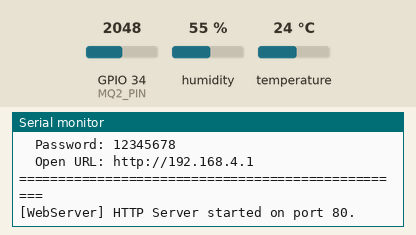
Simulated run of this sketch. Board: ESP32. Shown: the last lines printed to the serial monitor. The test bench sets the inputs (shaded band); at power-on: GPIO 34 (MQ2_PIN) = 2048, humidity 55 %, temperature 24 °C. WiFi joins after 1.5 s; servers stay silent unless stated.

Above: at 2.2 s.
2.3 s: GPIO 34 (MQ2_PIN) set to 2136
At 3.6 s:
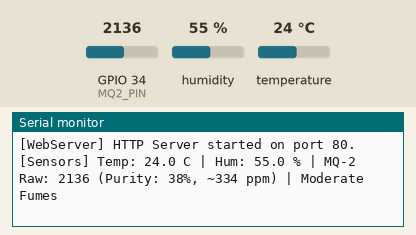
3.8 s: GPIO 34 (MQ2_PIN) set to 2266
At 6.2 s:
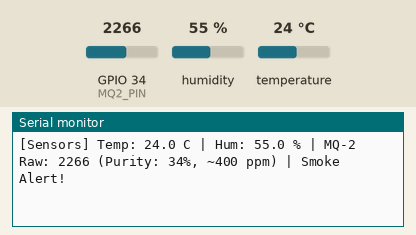

Measured:
- the behaviour switches between 2199 and 2200 on GPIO 34 (MQ2_PIN) (found by bisection; images 1 and 2)
- after the input at 2.3 s, the serial monitor: prints a new line after 0.70 s (image 1)
- after the input at 3.8 s, the serial monitor: prints a new line after 1.2 s (image 2)

The sketch:

air_monitor.ino
```cpp
/* ====================================================================
   ESP32 ROOM AIR MONITOR (Showcase Project)
   - Temperature & Humidity: DHT11 (GPIO 4)
   - Gas & Smoke: MQ-2 Analog (GPIO 34 via Voltage Divider)
   - Built-in Local Web Server with Human-Readable Air Quality Dashboard
   ==================================================================== */

#include <WiFi.h>
#include <WebServer.h>
#include <DHT.h>

// ---------------------- PIN DEFINITIONS -----------------------------
#define DHTPIN 4          // DHT11 Data pin connected to GPIO 4
#define DHTTYPE DHT11     // Adafruit DHT sensor type
#define MQ2_PIN 34        // MQ-2 Analog OUT connected to GPIO 34 (ADC1_CH6)

// ---------------------- WI-FI CONFIGURATION -------------------------
// Set USE_AP to true to broadcast standalone hotspot "AirMonitor"
// Set USE_AP to false to connect to an existing Wi-Fi router
#define USE_AP true

// Hotspot settings (when USE_AP = true)
const char* AP_SSID = "AirMonitor";
const char* AP_PASS = "12345678"; // Min 8 characters

// Router Wi-Fi settings (when USE_AP = false)
const char* STA_SSID = "YOUR_WIFI_SSID";
const char* STA_PASS = "YOUR_WIFI_PASSWORD";

// ---------------------- DEMO / FALLBACK OPTIONS ---------------------
// If your DHT11 hardware is damaged or disconnected, set this to true
// so your showcase project displays realistic ambient values (24°C / 50%)
// rather than an empty/broken display. If a working DHT11 is detected,
// live readings are always used automatically!
#define ENABLE_DEMO_TEMP_HUM true

// ---------------------- OBJECTS & STATE -----------------------------
DHT dht(DHTPIN, DHTTYPE);
WebServer server(80);

unsigned long lastSensorRead = 0;
const unsigned long SENSOR_INTERVAL = 2000; // Read sensors every 2s

float currentTemp = NAN;
float currentHum = NAN;
bool dhtIsLive = false;

int currentGasRaw = 0;
int currentPurity = 100;
int currentPpm = 15;
String currentGasLabel = "Clean";
String currentQualityTier = "Excellent";
String currentAdvice = "Safe & healthy. Air is clean.";

// ---------------------- WEB UI (HTML / CSS / JS) --------------------
// Fully responsive dark UI featuring Human-Readable Air Quality Metrics
const char INDEX_HTML[] PROGMEM = R"rawliteral(
<!DOCTYPE html>
<html lang="en">
<head>
  <meta charset="UTF-8">
  <meta name="viewport" content="width=device-width, initial-scale=1.0">
  <title>Room Air Quality Monitor</title>
  <style>
    :root {
      --bg: #090d16;
      --card-bg: #141c2e;
      --card-border: #23314d;
      --text-main: #f8fafc;
      --text-muted: #94a3b8;
      --good: #22c55e;
      --moderate: #f59e0b;
      --poor: #ef4444;
      --temp-accent: #fb923c;
      --hum-accent: #38bdf8;
      --primary: #3b82f6;
    }
    * { box-sizing: border-box; margin: 0; padding: 0; }
    body {
      font-family: -apple-system, BlinkMacSystemFont, "Segoe UI", Roboto, Helvetica, Arial, sans-serif;
      background-color: var(--bg);
      color: var(--text-main);
      display: flex;
      justify-content: center;
      min-height: 100vh;
      padding: 16px;
    }
    .container {
      width: 100%;
      max-width: 450px;
      display: flex;
      flex-direction: column;
      gap: 16px;
    }
    header {
      background: var(--card-bg);
      border: 1px solid var(--card-border);
      border-radius: 18px;
      padding: 16px 20px;
      display: flex;
      align-items: center;
      justify-content: space-between;
      box-shadow: 0 4px 16px rgba(0, 0, 0, 0.35);
    }
    .brand h1 {
      font-size: 1.25rem;
      font-weight: 700;
      letter-spacing: -0.02em;
    }
    .brand p {
      font-size: 0.78rem;
      color: var(--text-muted);
      margin-top: 2px;
    }
    .connection-status {
      display: flex;
      align-items: center;
      gap: 6px;
      font-size: 0.78rem;
      color: var(--text-muted);
      background: rgba(255, 255, 255, 0.05);
      padding: 6px 12px;
      border-radius: 20px;
    }
    .dot {
      width: 8px;
      height: 8px;
      border-radius: 50%;
      background-color: var(--good);
      box-shadow: 0 0 10px var(--good);
      transition: background-color 0.3s;
    }
    .dot.offline {
      background-color: var(--poor);
      box-shadow: 0 0 10px var(--poor);
    }

    /* Hero Air Quality Card */
    .hero-card {
      background: linear-gradient(145deg, #162036 0%, #101726 100%);
      border: 1px solid var(--card-border);
      border-radius: 20px;
      padding: 22px 20px;
      box-shadow: 0 8px 24px rgba(0, 0, 0, 0.4);
      position: relative;
      overflow: hidden;
    }
    .hero-header {
      display: flex;
      justify-content: space-between;
      align-items: center;
    }
    .hero-title {
      font-size: 0.85rem;
      font-weight: 600;
      text-transform: uppercase;
      letter-spacing: 0.06em;
      color: var(--text-muted);
    }
    .badge {
      display: inline-flex;
      align-items: center;
      gap: 5px;
      padding: 6px 14px;
      border-radius: 20px;
      font-size: 0.82rem;
      font-weight: 700;
      letter-spacing: 0.04em;
      text-transform: uppercase;
      transition: all 0.3s ease;
    }
    .badge-good {
      background: rgba(34, 197, 94, 0.18);
      color: var(--good);
      border: 1px solid rgba(34, 197, 94, 0.4);
    }
    .badge-moderate {
      background: rgba(245, 158, 11, 0.18);
      color: var(--moderate);
      border: 1px solid rgba(245, 158, 11, 0.4);
    }
    .badge-poor {
      background: rgba(239, 68, 68, 0.25);
      color: var(--poor);
      border: 1px solid rgba(239, 68, 68, 0.6);
      animation: alertPulse 1.2s infinite alternate;
    }
    @keyframes alertPulse {
      from { transform: scale(1); box-shadow: 0 0 0px rgba(239,68,68,0); }
      to { transform: scale(1.05); box-shadow: 0 0 12px rgba(239,68,68,0.5); }
    }

    .hero-body {
      margin-top: 16px;
      display: flex;
      align-items: baseline;
      gap: 8px;
    }
    .purity-number {
      font-size: 3.6rem;
      font-weight: 900;
      line-height: 1;
      letter-spacing: -0.04em;
    }
    .purity-unit {
      font-size: 1.4rem;
      font-weight: 700;
      color: var(--text-muted);
    }
    .hero-subtitle {
      font-size: 1rem;
      font-weight: 600;
      margin-top: 6px;
    }
    .hero-advice {
      font-size: 0.82rem;
      color: var(--text-muted);
      margin-top: 4px;
      line-height: 1.4;
    }

    /* Progress & Multi-zone Bar */
    .bar-container {
      margin-top: 18px;
    }
    .progress-bar {
      width: 100%;
      height: 10px;
      background: #090e1a;
      border-radius: 6px;
      overflow: hidden;
      border: 1px solid #1e293b;
      position: relative;
    }
    .progress-fill {
      height: 100%;
      width: 0%;
      border-radius: 6px;
      transition: width 0.6s cubic-bezier(0.4, 0, 0.2, 1), background-color 0.4s ease;
    }
    .bar-good { background: linear-gradient(90deg, #10b981, #22c55e); }
    .bar-moderate { background: linear-gradient(90deg, #f59e0b, #fbbf24); }
    .bar-poor { background: linear-gradient(90deg, #ef4444, #dc2626); }

    .scale-labels {
      display: flex;
      justify-content: space-between;
      font-size: 0.72rem;
      color: var(--text-muted);
      margin-top: 6px;
    }

    /* Sub-metrics Pills */
    .metric-pills {
      display: grid;
      grid-template-columns: 1fr 1fr 1fr;
      gap: 8px;
      margin-top: 16px;
      padding-top: 14px;
      border-top: 1px solid rgba(255, 255, 255, 0.08);
    }
    .pill {
      background: rgba(255, 255, 255, 0.03);
      border-radius: 10px;
      padding: 8px 10px;
      text-align: center;
    }
    .pill-label {
      font-size: 0.68rem;
      text-transform: uppercase;
      color: var(--text-muted);
      font-weight: 600;
    }
    .pill-val {
      font-size: 0.95rem;
      font-weight: 700;
      margin-top: 2px;
      color: var(--text-main);
    }

    /* Temp & Humidity Grid */
    .card-grid {
      display: grid;
      grid-template-columns: 1fr 1fr;
      gap: 14px;
    }
    .card {
      background: var(--card-bg);
      border: 1px solid var(--card-border);
      border-radius: 18px;
      padding: 18px 16px;
      box-shadow: 0 4px 16px rgba(0, 0, 0, 0.25);
    }
    .card-title {
      font-size: 0.78rem;
      font-weight: 600;
      color: var(--text-muted);
      text-transform: uppercase;
      letter-spacing: 0.05em;
      display: flex;
      align-items: center;
      justify-content: space-between;
    }
    .tag {
      font-size: 0.65rem;
      padding: 2px 6px;
      border-radius: 10px;
      background: rgba(255, 255, 255, 0.08);
      color: var(--text-muted);
    }
    .val-display {
      margin-top: 12px;
      display: flex;
      align-items: baseline;
      gap: 4px;
    }
    .big-number {
      font-size: 2.5rem;
      font-weight: 800;
      line-height: 1;
      letter-spacing: -0.03em;
    }
    .unit {
      font-size: 1.1rem;
      font-weight: 600;
      color: var(--text-muted);
    }
    .temp-card .big-number { color: var(--temp-accent); }
    .hum-card .big-number { color: var(--hum-accent); }
    .card-desc {
      font-size: 0.75rem;
      color: var(--text-muted);
      margin-top: 6px;
    }

    footer {
      text-align: center;
      font-size: 0.72rem;
      color: var(--text-muted);
      margin-top: 6px;
      padding-bottom: 12px;
    }
  </style>
</head>
<body>
  <div class="container">
    <header>
      <div class="brand">
        <h1>Room Environment</h1>
        <p>Live Indoor Air Telemetry</p>
      </div>
      <div class="connection-status">
        <div class="dot" id="status-dot"></div>
        <span id="status-text">Live</span>
      </div>
    </header>

    <!-- Main Hero: Human-Readable Air Quality -->
    <div class="hero-card">
      <div class="hero-header">
        <span class="hero-title">Air Quality Index</span>
        <div class="badge badge-good" id="quality-badge">Clean Air</div>
      </div>

      <div class="hero-body">
        <span class="purity-number" id="purity-val">--</span>
        <span class="purity-unit">% Clean</span>
      </div>

      <div class="hero-subtitle" id="quality-desc">Evaluating air...</div>
      <div class="hero-advice" id="quality-advice">Measuring environment parameters...</div>

      <div class="bar-container">
        <div class="progress-bar">
          <div class="progress-fill bar-good" id="quality-bar"></div>
        </div>
        <div class="scale-labels">
          <span>0% (Severe Smoke)</span>
          <span>50% (Moderate)</span>
          <span>100% (Pure)</span>
        </div>
      </div>

      <!-- Human-friendly submetrics -->
      <div class="metric-pills">
        <div class="pill">
          <div class="pill-label">Hazard Level</div>
          <div class="pill-val" id="hazard-val">Low</div>
        </div>
        <div class="pill">
          <div class="pill-label">Estimated Gas</div>
          <div class="pill-val" id="ppm-val">-- ppm</div>
        </div>
        <div class="pill">
          <div class="pill-label">Sensor ADC</div>
          <div class="pill-val" id="adc-val">--</div>
        </div>
      </div>
    </div>

    <!-- Temperature & Humidity Cards -->
    <div class="card-grid">
      <!-- Temperature Card -->
      <div class="card temp-card">
        <div class="card-title">
          <span>🌡️ Temp</span>
          <span class="tag" id="temp-tag">Live</span>
        </div>
        <div class="val-display">
          <span class="big-number" id="temp-val">--</span>
          <span class="unit" id="temp-unit">°C</span>
        </div>
        <div class="card-desc" id="temp-desc">Indoor Temperature</div>
      </div>

      <!-- Humidity Card -->
      <div class="card hum-card">
        <div class="card-title">
          <span>💧 Humidity</span>
          <span class="tag" id="hum-tag">Live</span>
        </div>
        <div class="val-display">
          <span class="big-number" id="hum-val">--</span>
          <span class="unit" id="hum-unit">%</span>
        </div>
        <div class="card-desc" id="hum-desc">Relative Humidity</div>
      </div>
    </div>

    <footer>
      Auto-updating every 2s &bull; ESP32 Local Server
    </footer>
  </div>

  <script>
    async function updateData() {
      try {
        const response = await fetch('/data');
        if (!response.ok) throw new Error('HTTP ' + response.status);
        const data = await response.json();

        // 1. Air Purity Score & Quality Tier
        const purity = Number(data.purity !== undefined ? data.purity : 100);
        document.getElementById('purity-val').innerText = purity;

        const badge = document.getElementById('quality-badge');
        const desc = document.getElementById('quality-desc');
        const advice = document.getElementById('quality-advice');
        const bar = document.getElementById('quality-bar');

        badge.innerText = data.label || 'Good';
        desc.innerText = data.desc || 'Normal Environment';
        advice.innerText = data.advice || 'Safe room atmosphere.';

        // Bar reflects purity percentage
        bar.style.width = Math.min(100, Math.max(3, purity)) + '%';

        // Badge & Bar coloring
        badge.className = 'badge';
        bar.className = 'progress-fill';

        if (purity >= 80) {
          badge.classList.add('badge-good');
          bar.classList.add('bar-good');
        } else if (purity >= 45) {
          badge.classList.add('badge-moderate');
          bar.classList.add('bar-moderate');
        } else {
          badge.classList.add('badge-poor');
          bar.classList.add('bar-poor');
        }

        // Sub-metrics
        document.getElementById('hazard-val').innerText = data.hazard || 'Low';
        document.getElementById('ppm-val').innerText = (data.ppm !== undefined ? data.ppm : '--') + ' ppm';
        document.getElementById('adc-val').innerText = data.raw !== undefined ? data.raw : '--';

        // 2. Temperature Display
        if (data.temp !== null && data.temp !== undefined) {
          document.getElementById('temp-val').innerText = Number(data.temp).toFixed(1);
          document.getElementById('temp-unit').innerText = '°C';
          document.getElementById('temp-tag').innerText = data.dht_mode === 'demo' ? 'Estimated' : 'Live';
        } else {
          document.getElementById('temp-val').innerText = '--';
          document.getElementById('temp-tag').innerText = 'Offline';
        }

        // 3. Humidity Display
        if (data.hum !== null && data.hum !== undefined) {
          document.getElementById('hum-val').innerText = Math.round(Number(data.hum));
          document.getElementById('hum-unit').innerText = '%';
          document.getElementById('hum-tag').innerText = data.dht_mode === 'demo' ? 'Estimated' : 'Live';
        } else {
          document.getElementById('hum-val').innerText = '--';
          document.getElementById('hum-tag').innerText = 'Offline';
        }

        document.getElementById('status-dot').className = 'dot';
        document.getElementById('status-text').innerText = 'Live';
      } catch (err) {
        document.getElementById('status-dot').className = 'dot offline';
        document.getElementById('status-text').innerText = 'Offline';
      }
    }

    updateData();
    setInterval(updateData, 2000);
  </script>
</body>
</html>
)rawliteral";

// ---------------------- AIR QUALITY EVALUATION -----------------------
// Converts raw 12-bit ADC (0 - 4095) into human-readable metrics:
// Purity %, Estimated PPM, Hazard Tier, and Practical Advice.
void evaluateAirQuality(int raw) {
  // 1. Calculate Air Purity (100% = pristine clean, 0% = severe smoke/gas)
  if (raw <= 200) {
    currentPurity = 98;
  } else if (raw <= 600) {
    currentPurity = map(raw, 200, 600, 98, 88);
  } else if (raw <= 1200) {
    currentPurity = map(raw, 600, 1200, 88, 70);
  } else if (raw <= 2200) {
    currentPurity = map(raw, 1200, 2200, 70, 35);
  } else {
    currentPurity = map(constrain(raw, 2200, 4000), 2200, 4000, 35, 5);
  }

  // 2. Estimate Equivalent Gas / Smoke PPM (indoor ambient scale)
  if (raw < 200) {
    currentPpm = map(raw, 0, 200, 10, 20);
  } else if (raw < 600) {
    currentPpm = map(raw, 200, 600, 20, 45);
  } else if (raw < 1200) {
    currentPpm = map(raw, 600, 1200, 45, 110);
  } else if (raw < 2200) {
    currentPpm = map(raw, 1200, 2200, 110, 350);
  } else {
    currentPpm = map(constrain(raw, 2200, 4095), 2200, 4095, 350, 1800);
  }

  // 3. Human-readable Environmental Status and Health Advice
  if (raw < 600) {
    currentGasLabel = "Fresh & Clean";
    currentQualityTier = "Low";
    currentAdvice = "Safe & healthy indoor air. No smoke or gas detected.";
  } else if (raw < 1200) {
    currentGasLabel = "Good Air";
    currentQualityTier = "Normal";
    currentAdvice = "Normal living room air quality. Parameters are standard.";
  } else if (raw < 2200) {
    currentGasLabel = "Moderate Fumes";
    currentQualityTier = "Elevated";
    currentAdvice = "Odor or vapor detected. Opening a window is recommended.";
  } else {
    currentGasLabel = "Smoke Alert!";
    currentQualityTier = "Hazardous";
    currentAdvice = "High smoke or combustible gas detected! Ventilate immediately!";
  }
}

// ---------------------- SENSOR READING -------------------------------
void readSensors() {
  unsigned long now = millis();
  if (now - lastSensorRead >= SENSOR_INTERVAL || lastSensorRead == 0) {
    lastSensorRead = now;

    // Read DHT11
    float t = dht.readTemperature();
    float h = dht.readHumidity();

    if (!isnan(t) && !isnan(h)) {
      currentTemp = t;
      currentHum = h;
      dhtIsLive = true;
    } else {
      dhtIsLive = false;
#if ENABLE_DEMO_TEMP_HUM
      currentTemp = 24.5f + ((millis() % 2000) / 4000.0f);
      currentHum  = 52.0f;
#else
      currentTemp = NAN;
      currentHum  = NAN;
#endif
    }

    // Read MQ-2 Analog Pin (GPIO 34)
    currentGasRaw = analogRead(MQ2_PIN);
    evaluateAirQuality(currentGasRaw);

    Serial.printf("[Sensors] Temp: %.1f C | Hum: %.1f %% | MQ-2 Raw: %d (Purity: %d%%, ~%d ppm) | %s\n",
                  currentTemp, currentHum, currentGasRaw, currentPurity, currentPpm, currentGasLabel.c_str());
  }
}

// ---------------------- HTTP ROUTE HANDLERS -------------------------
void handleRoot() {
  server.send_P(200, "text/html", INDEX_HTML);
}

void handleData() {
  readSensors();

  String json = "{";

  if (isnan(currentTemp)) {
    json += "\"temp\":null,";
  } else {
    json += "\"temp\":" + String(currentTemp, 1) + ",";
  }

  if (isnan(currentHum)) {
    json += "\"hum\":null,";
  } else {
    json += "\"hum\":" + String(currentHum, 1) + ",";
  }

  json += "\"dht_mode\":\"" + String(dhtIsLive ? "live" : "demo") + "\",";

  json += "\"raw\":" + String(currentGasRaw) + ",";
  json += "\"purity\":" + String(currentPurity) + ",";
  json += "\"ppm\":" + String(currentPpm) + ",";
  json += "\"hazard\":\"" + currentQualityTier + "\",";
  json += "\"label\":\"" + currentGasLabel + "\",";
  json += "\"desc\":\"" + (currentPurity >= 80 ? String("Excellent Indoor Air") : (currentPurity >= 45 ? String("Moderate Air Quality") : String("Hazardous Air Quality"))) + "\",";
  json += "\"advice\":\"" + currentAdvice + "\"";

  json += "}";

  server.send(200, "application/json", json);
}

void handleNotFound() {
  server.send(404, "text/plain", "404: Not Found");
}

// ---------------------- WI-FI SETUP ---------------------------------
void setupWiFi() {
  if (USE_AP) {
    Serial.println("\n[WiFi] Configuring Access Point (Hotspot) mode...");
    WiFi.mode(WIFI_AP);
    WiFi.softAP(AP_SSID, AP_PASS);
    IPAddress ip = WiFi.softAPIP();

    Serial.println("==================================================");
    Serial.println("  ESP32 Hotspot Started Successfully!");
    Serial.printf("  SSID:     %s\n", AP_SSID);
    Serial.printf("  Password: %s\n", AP_PASS);
    Serial.printf("  Open URL: http://%s\n", ip.toString().c_str());
    Serial.println("==================================================");
  } else {
    Serial.println("\n[WiFi] Connecting to local Wi-Fi router...");
    WiFi.mode(WIFI_STA);
    WiFi.begin(STA_SSID, STA_PASS);

    int attempts = 0;
    while (WiFi.status() != WL_CONNECTED && attempts < 25) {
      delay(500);
      Serial.print(".");
      attempts++;
    }

    if (WiFi.status() == WL_CONNECTED) {
      IPAddress ip = WiFi.localIP();
      Serial.println("\n==================================================");
      Serial.println("  Connected to Wi-Fi successfully!");
      Serial.printf("  Open URL: http://%s\n", ip.toString().c_str());
      Serial.println("==================================================");
    } else {
      Serial.println("\n[WiFi] Connection failed. Fallback to Hotspot (AP)...");
      WiFi.mode(WIFI_AP);
      WiFi.softAP(AP_SSID, AP_PASS);
      Serial.printf("[WiFi] Fallback AP IP: http://%s\n", WiFi.softAPIP().toString().c_str());
    }
  }
}

// ---------------------- MAIN SETUP & LOOP ---------------------------
void setup() {
  Serial.begin(115200);
  delay(1000);

  // Configure ADC attenuation for MQ-2 (0 - 3.3V range)
  analogSetAttenuation(ADC_11db);
  pinMode(MQ2_PIN, INPUT);

  // Initialize DHT11
  dht.begin();

  // Initial sensor warm-up read
  readSensors();

  // Setup Wi-Fi (AP or STA)
  setupWiFi();

  // Setup Web Server routes
  server.on("/", HTTP_GET, handleRoot);
  server.on("/data", HTTP_GET, handleData);
  server.onNotFound(handleNotFound);

  server.begin();
  Serial.println("[WebServer] HTTP Server started on port 80.");
}

void loop() {
  server.handleClient();
  readSensors();
}
```
